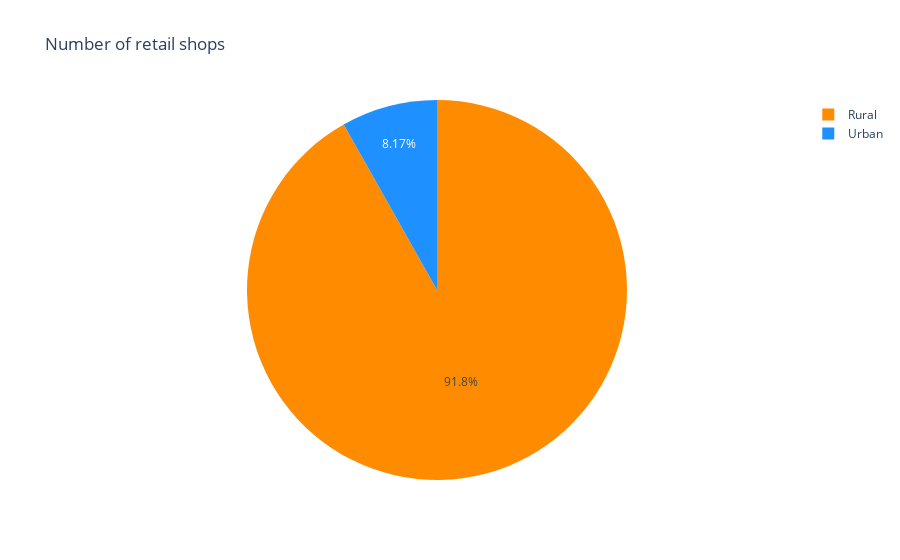

Source (notebook cell):
### Markdown cell above
### Why Rural type has more number of warehouses?

### Code cell
retail_df = fmcg_data.groupby("location_type", as_index=False)["retail_shop_num"].sum()
retail_df.columns= ["Type of Location", "# of retail shop" ]
fig = px.pie(retail_df, 
             values  = "# of retail shop", 
             names = "Type of Location", 
             color="Type of Location",
             title = 'Number of retail shops', color_discrete_map={"Rural":"darkorange", "Urban":'dodgerblue'})

fig.show()

### Figure 1 — Plotly figure (JSON) as saved in the notebook; plotly's stock layout.template omitted (floating-point values rounded to 4 significant figures)
{"data": [{"customdata": [["Rural"], ["Urban"]], "domain": {"x": [0, 1], "y": [0, 1]}, "hovertemplate": "Type of Location=%{customdata[0]}<br># of retail shop=%{value}<extra></extra>", "labels": ["Rural", "Urban"], "legendgroup": "", "marker": {"colors": ["darkorange", "dodgerblue"]}, "name": "", "showlegend": true, "type": "pie", "values": [114462169, 10180620]}], "layout": {"legend": {"tracegroupgap": 0}, "title": {"text": "Number of retail shops"}}}
